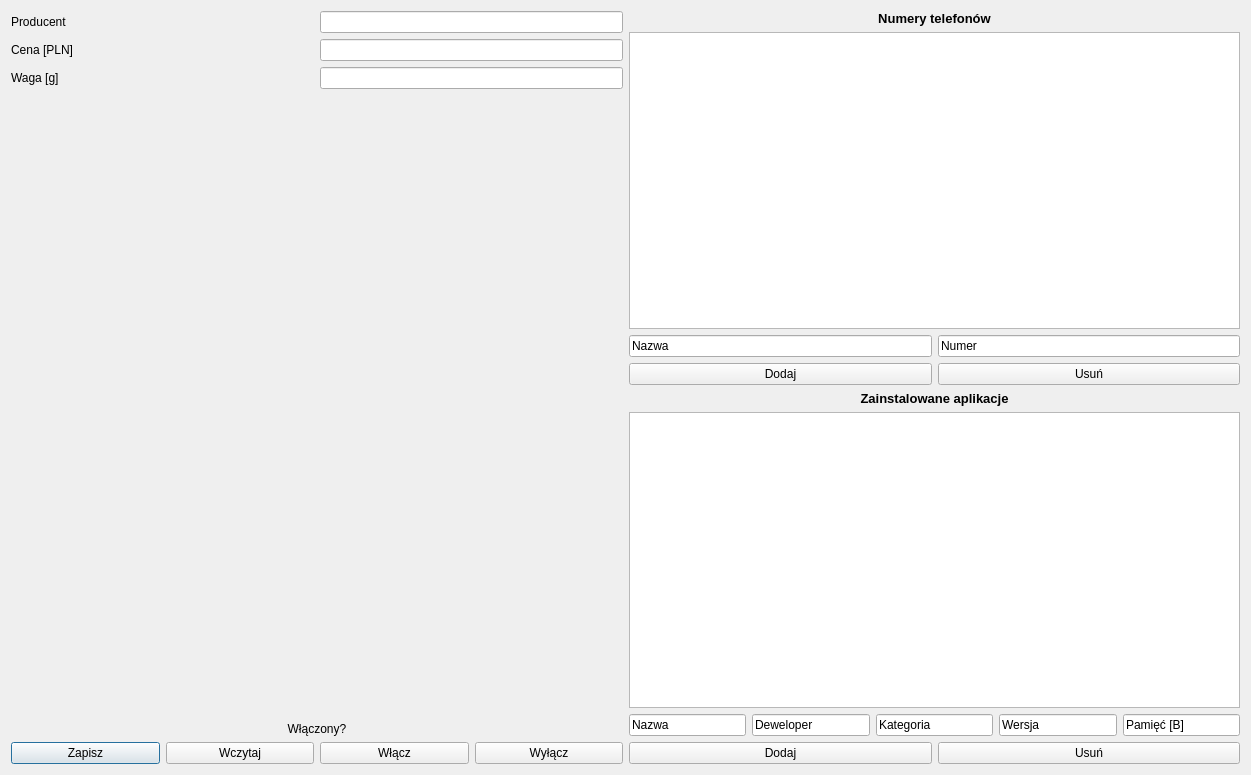
<?xml version="1.0" encoding="UTF-8"?>
<ui version="4.0">
 <class>OknoEdytora</class>
 <widget class="QDialog" name="OknoEdytora">
  <property name="geometry">
   <rect>
    <x>0</x>
    <y>0</y>
    <width>1251</width>
    <height>775</height>
   </rect>
  </property>
  <property name="windowTitle">
   <string>OknoEdytora</string>
  </property>
  <layout class="QGridLayout" name="gridLayout">
   <item row="0" column="0">
    <layout class="QVBoxLayout" name="verticalLayout_3">
     <item>
      <layout class="QVBoxLayout" name="verticalLayout_2">
       <item>
        <layout class="QHBoxLayout" name="horizontalLayout_2">
         <item>
          <widget class="QLabel" name="label_4">
           <property name="text">
            <string>Producent</string>
           </property>
           <property name="alignment">
            <set>Qt::AlignLeading|Qt::AlignLeft|Qt::AlignVCenter</set>
           </property>
          </widget>
         </item>
         <item>
          <widget class="QLineEdit" name="producent">
           <property name="sizePolicy">
            <sizepolicy hsizetype="Preferred" vsizetype="Fixed">
             <horstretch>0</horstretch>
             <verstretch>0</verstretch>
            </sizepolicy>
           </property>
           <property name="alignment">
            <set>Qt::AlignLeading|Qt::AlignLeft|Qt::AlignVCenter</set>
           </property>
          </widget>
         </item>
        </layout>
       </item>
       <item>
        <layout class="QHBoxLayout" name="horizontalLayout_4">
         <item>
          <widget class="QLabel" name="label_8">
           <property name="text">
            <string>Cena [PLN]</string>
           </property>
          </widget>
         </item>
         <item>
          <widget class="QLineEdit" name="cena">
           <property name="sizePolicy">
            <sizepolicy hsizetype="Preferred" vsizetype="Fixed">
             <horstretch>0</horstretch>
             <verstretch>0</verstretch>
            </sizepolicy>
           </property>
          </widget>
         </item>
        </layout>
       </item>
       <item>
        <layout class="QHBoxLayout" name="horizontalLayout">
         <item>
          <widget class="QLabel" name="label_3">
           <property name="text">
            <string>Waga [g]</string>
           </property>
          </widget>
         </item>
         <item>
          <widget class="QLineEdit" name="waga">
           <property name="sizePolicy">
            <sizepolicy hsizetype="Preferred" vsizetype="Fixed">
             <horstretch>0</horstretch>
             <verstretch>0</verstretch>
            </sizepolicy>
           </property>
          </widget>
         </item>
        </layout>
       </item>
      </layout>
     </item>
     <item>
      <widget class="QLabel" name="logo_label">
       <property name="sizePolicy">
        <sizepolicy hsizetype="MinimumExpanding" vsizetype="Ignored">
         <horstretch>0</horstretch>
         <verstretch>0</verstretch>
        </sizepolicy>
       </property>
       <property name="text">
        <string/>
       </property>
      </widget>
     </item>
     <item>
      <widget class="QLabel" name="wlaczanie_label">
       <property name="sizePolicy">
        <sizepolicy hsizetype="MinimumExpanding" vsizetype="Fixed">
         <horstretch>0</horstretch>
         <verstretch>0</verstretch>
        </sizepolicy>
       </property>
       <property name="text">
        <string>Włączony?</string>
       </property>
       <property name="alignment">
        <set>Qt::AlignCenter</set>
       </property>
      </widget>
     </item>
     <item>
      <layout class="QHBoxLayout" name="horizontalLayout_6">
       <item>
        <widget class="QPushButton" name="zapisz">
         <property name="text">
          <string>Zapisz</string>
         </property>
        </widget>
       </item>
       <item>
        <widget class="QPushButton" name="wczytaj">
         <property name="text">
          <string>Wczytaj</string>
         </property>
        </widget>
       </item>
       <item>
        <widget class="QPushButton" name="wlacz">
         <property name="text">
          <string>Włącz</string>
         </property>
        </widget>
       </item>
       <item>
        <widget class="QPushButton" name="wylacz">
         <property name="text">
          <string>Wyłącz</string>
         </property>
        </widget>
       </item>
      </layout>
     </item>
    </layout>
   </item>
   <item row="0" column="1">
    <layout class="QVBoxLayout" name="verticalLayout_4">
     <item>
      <layout class="QVBoxLayout" name="verticalLayout">
       <item>
        <widget class="QLabel" name="label_2">
         <property name="font">
          <font>
           <pointsize>10</pointsize>
           <weight>75</weight>
           <bold>true</bold>
          </font>
         </property>
         <property name="text">
          <string>Numery telefonów</string>
         </property>
         <property name="alignment">
          <set>Qt::AlignCenter</set>
         </property>
        </widget>
       </item>
       <item>
        <widget class="QListWidget" name="lista_numerow"/>
       </item>
       <item>
        <layout class="QHBoxLayout" name="horizontalLayout_3">
         <item>
          <widget class="QLineEdit" name="nazwa_num">
           <property name="text">
            <string>Nazwa</string>
           </property>
          </widget>
         </item>
         <item>
          <widget class="QLineEdit" name="numer_num">
           <property name="text">
            <string>Numer</string>
           </property>
          </widget>
         </item>
        </layout>
       </item>
       <item>
        <layout class="QHBoxLayout" name="horizontalLayout_9">
         <item>
          <widget class="QPushButton" name="dodaj_numer">
           <property name="text">
            <string>Dodaj</string>
           </property>
          </widget>
         </item>
         <item>
          <widget class="QPushButton" name="usun_numer">
           <property name="text">
            <string>Usuń</string>
           </property>
          </widget>
         </item>
        </layout>
       </item>
       <item>
        <widget class="QLabel" name="label">
         <property name="font">
          <font>
           <pointsize>10</pointsize>
           <weight>75</weight>
           <bold>true</bold>
          </font>
         </property>
         <property name="text">
          <string>Zainstalowane aplikacje</string>
         </property>
         <property name="alignment">
          <set>Qt::AlignCenter</set>
         </property>
        </widget>
       </item>
       <item>
        <widget class="QListWidget" name="lista_app"/>
       </item>
       <item>
        <layout class="QHBoxLayout" name="horizontalLayout_8">
         <item>
          <widget class="QLineEdit" name="nazwa_app">
           <property name="text">
            <string>Nazwa</string>
           </property>
          </widget>
         </item>
         <item>
          <widget class="QLineEdit" name="dev_app">
           <property name="text">
            <string>Deweloper</string>
           </property>
          </widget>
         </item>
         <item>
          <widget class="QLineEdit" name="kategoria_app">
           <property name="text">
            <string>Kategoria</string>
           </property>
          </widget>
         </item>
         <item>
          <widget class="QLineEdit" name="wersja_app">
           <property name="text">
            <string>Wersja</string>
           </property>
          </widget>
         </item>
         <item>
          <widget class="QLineEdit" name="pamiec_app">
           <property name="text">
            <string>Pamięć [B]</string>
           </property>
          </widget>
         </item>
        </layout>
       </item>
       <item>
        <layout class="QHBoxLayout" name="horizontalLayout_7">
         <item>
          <widget class="QPushButton" name="dodaj_app">
           <property name="text">
            <string>Dodaj</string>
           </property>
          </widget>
         </item>
         <item>
          <widget class="QPushButton" name="usun_app">
           <property name="text">
            <string>Usuń</string>
           </property>
          </widget>
         </item>
        </layout>
       </item>
      </layout>
     </item>
    </layout>
   </item>
  </layout>
 </widget>
 <layoutdefault spacing="6" margin="11"/>
 <resources/>
 <connections>
  <connection>
   <sender>dodaj_app</sender>
   <signal>clicked()</signal>
   <receiver>OknoEdytora</receiver>
   <slot>dodajAplikacje()</slot>
   <hints>
    <hint type="sourcelabel">
     <x>540</x>
     <y>574</y>
    </hint>
    <hint type="destinationlabel">
     <x>464</x>
     <y>301</y>
    </hint>
   </hints>
  </connection>
  <connection>
   <sender>usun_app</sender>
   <signal>clicked()</signal>
   <receiver>OknoEdytora</receiver>
   <slot>usunAplikacje()</slot>
   <hints>
    <hint type="sourcelabel">
     <x>793</x>
     <y>574</y>
    </hint>
    <hint type="destinationlabel">
     <x>464</x>
     <y>301</y>
    </hint>
   </hints>
  </connection>
  <connection>
   <sender>zapisz</sender>
   <signal>clicked()</signal>
   <receiver>OknoEdytora</receiver>
   <slot>zapisz()</slot>
   <hints>
    <hint type="sourcelabel">
     <x>59</x>
     <y>496</y>
    </hint>
    <hint type="destinationlabel">
     <x>464</x>
     <y>301</y>
    </hint>
   </hints>
  </connection>
  <connection>
   <sender>wczytaj</sender>
   <signal>clicked()</signal>
   <receiver>OknoEdytora</receiver>
   <slot>wczytaj()</slot>
   <hints>
    <hint type="sourcelabel">
     <x>159</x>
     <y>496</y>
    </hint>
    <hint type="destinationlabel">
     <x>464</x>
     <y>301</y>
    </hint>
   </hints>
  </connection>
  <connection>
   <sender>wlacz</sender>
   <signal>clicked()</signal>
   <receiver>OknoEdytora</receiver>
   <slot>wlacz()</slot>
   <hints>
    <hint type="sourcelabel">
     <x>259</x>
     <y>493</y>
    </hint>
    <hint type="destinationlabel">
     <x>480</x>
     <y>299</y>
    </hint>
   </hints>
  </connection>
  <connection>
   <sender>wylacz</sender>
   <signal>clicked()</signal>
   <receiver>OknoEdytora</receiver>
   <slot>wylacz()</slot>
   <hints>
    <hint type="sourcelabel">
     <x>359</x>
     <y>493</y>
    </hint>
    <hint type="destinationlabel">
     <x>480</x>
     <y>299</y>
    </hint>
   </hints>
  </connection>
  <connection>
   <sender>dodaj_numer</sender>
   <signal>clicked()</signal>
   <receiver>OknoEdytora</receiver>
   <slot>dodajNumer()</slot>
   <hints>
    <hint type="sourcelabel">
     <x>583</x>
     <y>353</y>
    </hint>
    <hint type="destinationlabel">
     <x>549</x>
     <y>387</y>
    </hint>
   </hints>
  </connection>
  <connection>
   <sender>usun_numer</sender>
   <signal>clicked()</signal>
   <receiver>OknoEdytora</receiver>
   <slot>usunNumer()</slot>
   <hints>
    <hint type="sourcelabel">
     <x>1060</x>
     <y>368</y>
    </hint>
    <hint type="destinationlabel">
     <x>625</x>
     <y>387</y>
    </hint>
   </hints>
  </connection>
 </connections>
 <slots>
  <slot>dodajAplikacje()</slot>
  <slot>usunAplikacje()</slot>
  <slot>zapisz()</slot>
  <slot>wczytaj()</slot>
  <slot>wlacz()</slot>
  <slot>wylacz()</slot>
  <slot>dodajNumer()</slot>
  <slot>usunNumer()</slot>
 </slots>
</ui>
